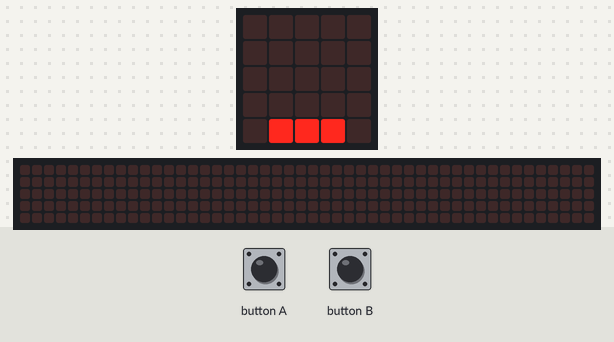
The program below on a simulated BBC micro:bit (MakeCode). Shown: the board's 5×5 LED display, a strip that is not on the board, showing the scrolling text unrolled. The inputs (shaded band) are chosen by the test bench. Random numbers come from a fixed seed; the 48×5 strip is a reading aid, not a part: it shows the text the display is scrolling, unrolled, one strip-width of it at a time.

Above: at 1.5 s.
1.6 s: button A pressed for 0.15 s
At 1.93 s:
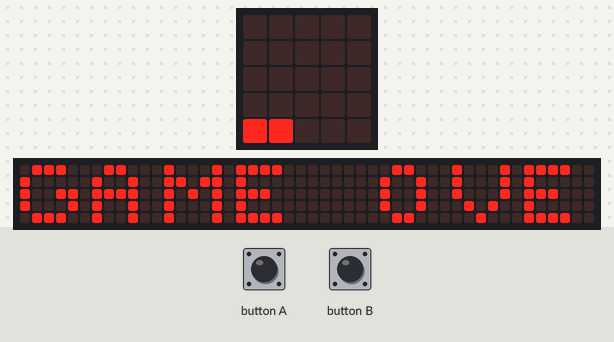
2.3 s: button B pressed for 0.15 s
At 2.53 s:
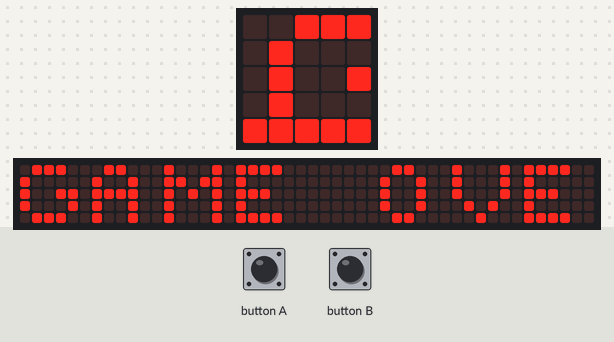
3.0 s: button B pressed for 0.15 s
At 3.28 s:
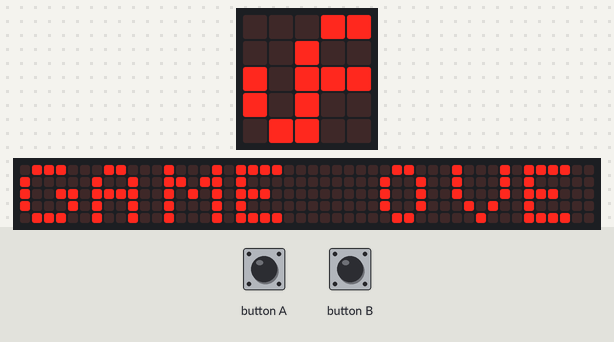
3.7 s: button A pressed for 0.15 s
At 3.92 s:
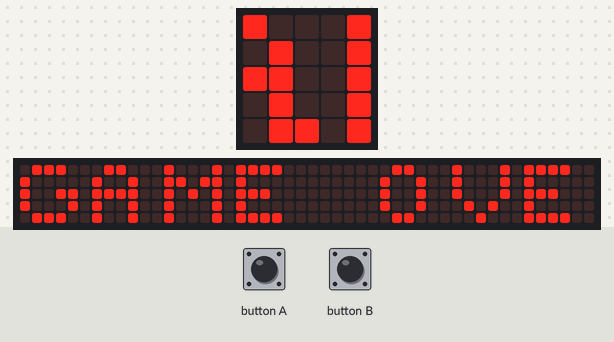
4.4 s: button B pressed for 0.15 s
At 4.63 s:
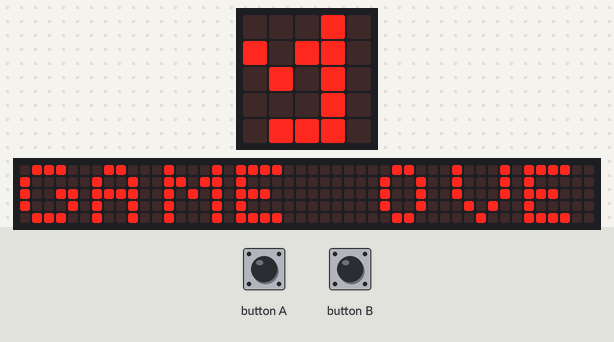
5.1 s: button A pressed for 0.15 s
At 5.4 s:
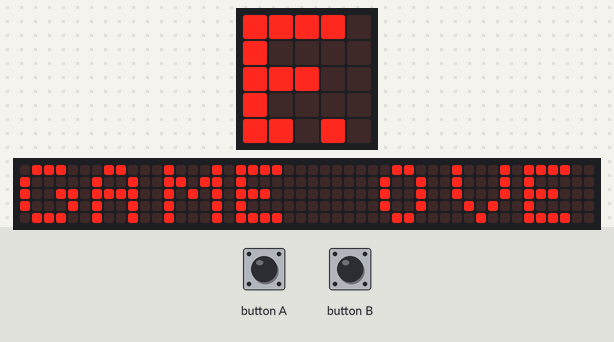
Timing chart, 0 to 8.1 s (numbered marks = the images above; inputs shaded):
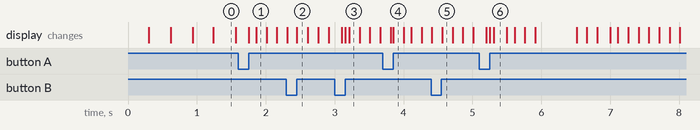

The program:

main.ts
```typescript
input.onButtonPressed(Button.A, function () {
    led.unplot(x1, y1)
    led.unplot(x2, y1)
    x2 = x2 - 1
    x1 = x1 - 1
    if (x2 < 0) {
        x2 = 0
        x1 = 1
    }
    if (x1 < 1) {
        x1 = 1
    }
    led.plot(x1, y1)
    led.plot(x2, y1)
})
input.onButtonPressed(Button.B, function () {
    led.unplot(x1, y1)
    led.unplot(x2, y1)
    x2 = x2 + 1
    x1 = x1 + 1
    if (x2 > 3) {
        x2 = 3
    }
    if (x1 > 4) {
        x1 = 4
    }
    led.plot(x1, y1)
    led.plot(x2, y1)
})
let y2 = 0
let x2 = 0
let x1 = 0
let y1 = 0
x2 = 1
x1 = 2
y1 = 4
led.plot(x1, y1)
led.plot(x2, y1)
let x3 = randint(1, 3)
led.plot(x3, y2)
let richting_x = randint(-1, 1)
let richting_y = 1
basic.pause(300)
basic.forever(function () {
    led.unplot(x3, y2)
    x3 = x3 + richting_x
    y2 = y2 + richting_y
    led.plot(x3, y2)
    basic.pause(300)
    if (x3 < 1) {
        led.unplot(x3, y2)
        richting_x = 1
        x3 = x3 + richting_x
        y2 = y2 + richting_y
        led.plot(x3, y2)
        basic.pause(300)
    }
    if (x3 > 3) {
        led.unplot(x3, y2)
        richting_x = -1
        x3 = x3 + richting_x
        y2 = y2 + richting_y
        led.plot(x3, y2)
        basic.pause(300)
    }
    if (y2 > 4) {
        basic.showString("GAME OVER")
        led.unplot(x3, y2)
        led.unplot(x2, y1) && [x1, y1]
    }
    if (x3 == x1 && y2 == y1 || x3 == x2 && y2 == y1) {
        richting_y = -1
        led.unplot(x3, y2)
        richting_x = randint(-1, 1)
        x3 = x3 + richting_x
        y2 = y2 + richting_y
        led.plot(x2, y1)
        led.plot(x1, y1)
        led.plot(x3, y2)
        basic.pause(200)
        if (x3 > 3) {
            led.unplot(x3, y2)
            richting_x = -1
            led.plot(x3, y2)
            basic.pause(300)
        }
        if (x3 < 1) {
            led.unplot(x3, y2)
            richting_x = 1
            led.plot(x3, y2)
            basic.pause(300)
        }
    }
})
```

test.ts
```typescript
// tests gaan hier; deze zal niet worden gecompileerd wanneer dit pakket wordt gebruikt als extensie.
```
